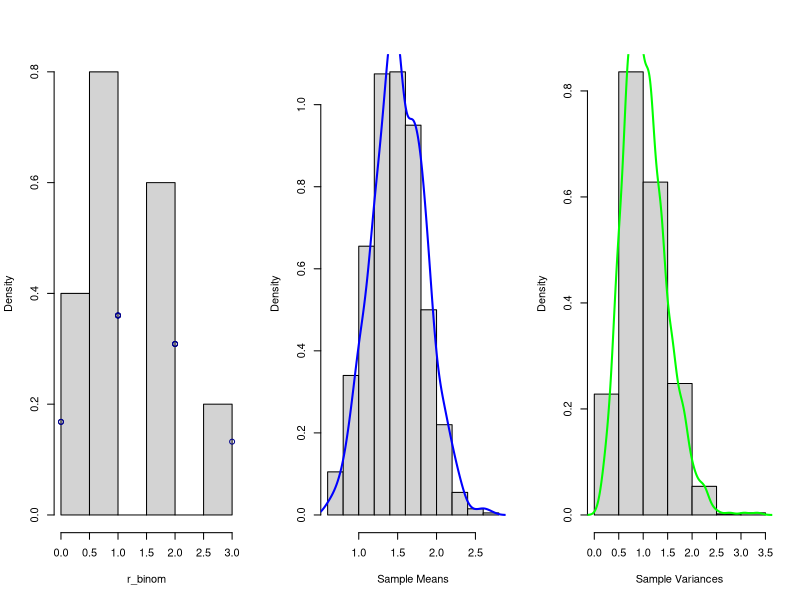

Here is the R script that generated this plot:
# Sampling distribution of mean when sample is 
# drawing from exponential distribution 
par(mfrow=c(1,3))
#set.seed(11)
sample_means = rep(NA, 1000)
for(i in 1:1000){
  sample_means[i] = mean(rbinom(10, 5, 0.3))
}

r_binom <- rbinom(10, 5, 0.3)
hist(r_binom, main = "", xlab = "r_binom", prob = T)
points(r_binom, dbinom(r_binom, 5, 0.3), col="darkblue")
#lines(density(r_binom), col = "Pink", lwd = 2)

hist(sample_means, main = "", xlab = "Sample Means", prob = T)
lines(density(sample_means), col = "Blue", lwd = 2)


# Sampling distribution of variance when sample is 
# drawing from exponential distribution
sample_vars = rep(NA, 1000)
for(i in 1:1000){
  sample_vars[i] = var(rbinom(10, 5, 0.3))
}

hist(sample_vars, main = "", xlab = "Sample Variances", prob = T)
lines(density(sample_vars), col = "Green", lwd = 2)
